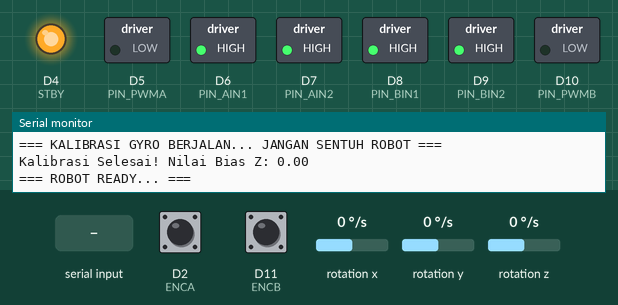
Recording of a sketch running on a simulated Arduino Nano 33 BLE. Shown: switched loads named in the sketch (green lamp = pin HIGH), output pins drawn as LEDs (lit = HIGH), the last lines printed to the serial monitor. The inputs (shaded band) are chosen by the test bench; at power-on: rotation z 0 °/s, D2 (ENCA) HIGH, D11 (ENCB) HIGH, rotation x 0 °/s, rotation y 0 °/s.

Above: at 4.4 s.
4.5 s: "M,45\n" received over Serial
At 5.0 s:
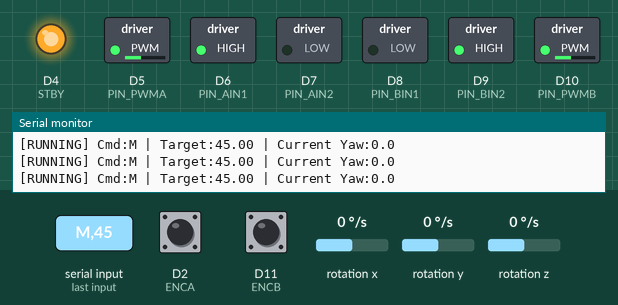
6.0 s: rotation z set to -39 °/s
At 7.8 s:
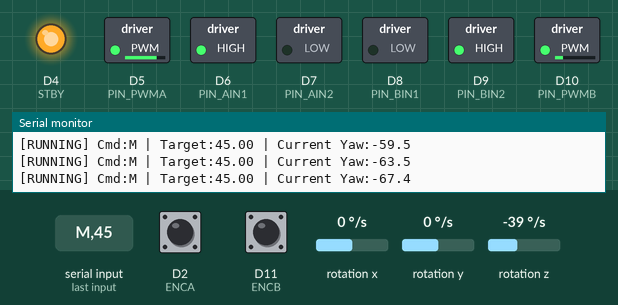
8.1 s: "B,45\n" received over Serial
At 9.0 s:
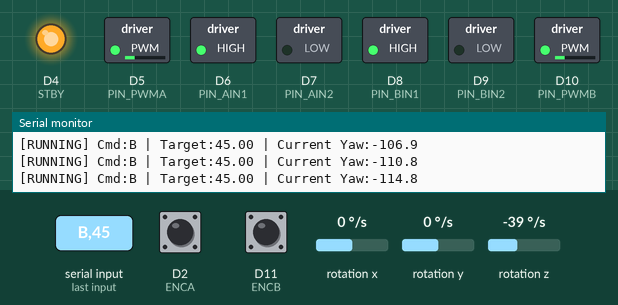
9.6 s: rotation z set to 100 °/s
At 11.5 s:
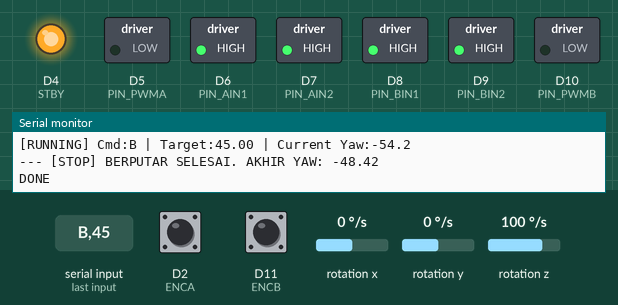
12.1 s: "M,45\n" received over Serial
At 13.0 s:
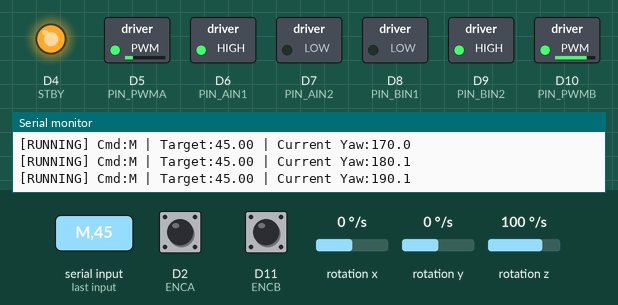
Timing chart, 0 to 14.8 s (numbered marks = the images above; inputs shaded):
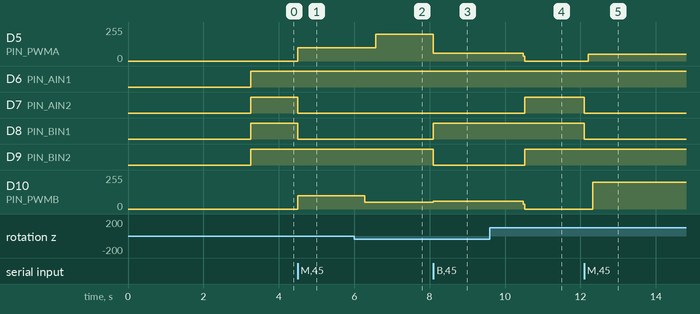

Measured:
- after the input at 4.5 s, D5 (PIN_PWMA), D10 (PIN_PWMB): 0/255 → 100/255 at once; D7 (PIN_AIN2), D8 (PIN_BIN1): HIGH → LOW at once
- after the input at 6.0 s, D5 (PIN_PWMA): 100/255 → 200/255 after 0.57 s; D10 (PIN_PWMB): 100/255 → 50/255 after 0.28 s
- after the input at 8.1 s, D5 (PIN_PWMA): 200/255 → 60/255 at once; D8 (PIN_BIN1): LOW → HIGH at once; D9 (PIN_BIN2): HIGH → LOW at once; D10 (PIN_PWMB): 50/255 → 60/255 at once
- after the input at 9.6 s, D5 (PIN_PWMA), D10 (PIN_PWMB): 60/255 → 0/255 after 0.88 s; D7 (PIN_AIN2), D9 (PIN_BIN2): LOW → HIGH after 0.92 s
- after the input at 12.1 s, D5 (PIN_PWMA): 0/255 → 50/255 after 0.11 s; D7 (PIN_AIN2), D8 (PIN_BIN1): HIGH → LOW at once; D10 (PIN_PWMB): 0/255 → 200/255 after 0.22 s

The sketch:

move.ino
```cpp
#include <Arduino_LSM9DS1.h>

// ====================================================================
// PIN CONFIGURATION (TB6612FNG & ENCODER)
// ====================================================================
const int PIN_PWMA = 5;
const int PIN_AIN1 = 6;
const int PIN_AIN2 = 7;
const int ENCA = 2;

const int PIN_PWMB = 10;
const int PIN_BIN1 = 8;
const int PIN_BIN2 = 9;
const int ENCB = 11;

const int STBY = 4;

// ====================================================================
// CONFIGURATION INPUT
// ====================================================================
const float DIAMETER_RODA_CM = 6.5;
const int   PPR_TOTAL_RODA   = 620;

// ====================================================================
// IMU TUNING PARAMETER
// ====================================================================
const float Kp_IMU = 4.5;        // Sensitivitas koreksi sudut saat maju.
const float Kp_Belok = 6.5;      // Sensitivitas saat memutar badannya.
const int   BASE_PWM = 100;      // Kecepatan dasar saat maju lurus
const int   BASE_TURN_PWM = 60;  // Kecepatan MAKSIMAL dasar saat berputar (Bisa disesuaikan, misal 70-90)

// ====================================================================
// VARIABLES
// ====================================================================
volatile long pulsaKiri = 0;
volatile long pulsaKanan = 0;

int speedKiri = BASE_PWM;
int speedKanan = BASE_PWM;

// Variabel Kalkulasi Sudut Gyro
float headingYaw = 0.0;
float gyroZBias = 0.0;
unsigned long waktuLama = 0;

// Variabel Pengendali Alur Langkah Robot (State Machine)
int langkahMisi = 0;
bool baruMulaiLangkah = true;

// Variabel Global khusus bantuan Debugging (JANGAN DIUBAH)
float dbgTarget = 0.0;
float dbgError = 0.0;
int dbgPwmOutKiri = 0;
int dbgPwmOutKanan = 0;

const float OFFSET_BELOK = 10;

// === VARIABEL BARU UNTUK KENDALI SERIAL RASPY 5 ===
char tipePerintah = 'S'; // 'S' = Standby/Stop, 'M' = Maju, 'B' = Belok
float nilaiTarget = 0.0;
bool sedangEksekusi = false;

void setup() {
  Serial.begin(115200); // Dinaikkan ke 115200 agar komunikasi dengan Raspy 5 instan tanpa delay

  // Setup Pin Driver Motor
  pinMode(PIN_PWMA, OUTPUT); pinMode(PIN_AIN1, OUTPUT); pinMode(PIN_AIN2, OUTPUT);
  pinMode(PIN_PWMB, OUTPUT); pinMode(PIN_BIN1, OUTPUT); pinMode(PIN_BIN2, OUTPUT);
  pinMode(STBY, OUTPUT);

  // Setup Pin Encoder
  pinMode(ENCA, INPUT_PULLUP);
  pinMode(ENCB, INPUT_PULLUP);
  digitalWrite(STBY, HIGH);

  attachInterrupt(digitalPinToInterrupt(ENCA), countPulsaKiri, RISING);
  attachInterrupt(digitalPinToInterrupt(ENCB), countPulsaKanan, RISING);

  // Inisialisasi Sensor IMU LSM9DS1
  if (!IMU.begin()) {
    Serial.println("Gagal menginisialisasi IMU LSM9DS1!");
    while (1);
  }

  // --- PROSES KALIBRASI BIAS GYRO (ROBOT HARUS DIAM) ---
  Serial.println("=== KALIBRASI GYRO BERJALAN... JANGAN SENTUH ROBOT ===");
  delay(1000);

  float totalZ = 0;
  int jumlahSampel = 200;
  int sampelTerhitung = 0;

  while (sampelTerhitung < jumlahSampel) {
    if (IMU.gyroscopeAvailable()) {
      float x, y, z;
      IMU.readGyroscope(x, y, z);
      totalZ += z;
      sampelTerhitung++;
      delay(5);
    }
  }
  gyroZBias = totalZ / jumlahSampel;

  Serial.print("Kalibrasi Selesai! Nilai Bias Z: "); Serial.println(gyroZBias);
  Serial.println("=== ROBOT READY... === ");
  delay(1000);

  waktuLama = micros();
}

void loop() {
  // Update data sudut Yaw dari IMU secara konstan di setiap siklus loop
  updateGyro();

  // Terima instruksi baru dari Raspberry Pi 5 jika robot sedang diam
  terimaPerintahRaspy();

  // --- EKSEKUSI PERINTAH DINAMIS DARI RASPY ---
  if (sedangEksekusi) {
    if (tipePerintah == 'M') {
      if (jalankanMaju(nilaiTarget)) {
        Serial.println("DONE"); // Beritahu Raspy 5 kalau maju selesai
        sedangEksekusi = false;
        tipePerintah = 'S';
        baruMulaiLangkah = true;
      }
    }
    else if (tipePerintah == 'B') {
      if (jalankanBelok(nilaiTarget)) {
        Serial.println("DONE"); // Beritahu Raspy 5 kalau belok selesai
        sedangEksekusi = false;
        tipePerintah = 'S';
        baruMulaiLangkah = true;
      }
    }
  } else {
    rem(); // Jaga posisi jika tidak ada task aktif
  }

  // Panggil fungsi pemantau data di setiap putaran loop
  debugPergerakan();
}

// ====================================================================
// SERIAL PARSER FUNCTION FOR RASPBERRY PI
// ====================================================================
void terimaPerintahRaspy() {
  if (Serial.available() > 0) {
    String inputStr = Serial.readStringUntil('\n');
    inputStr.trim();

    // Format input: Tipe,Nilai (Contoh: M,80.0 atau B,-90.0)
    int indexKoma = inputStr.indexOf(',');
    if (indexKoma > 0) {
      String cmd = inputStr.substring(0, indexKoma);
      String val = inputStr.substring(indexKoma + 1);

      tipePerintah = cmd.charAt(0);
      nilaiTarget = val.toFloat();
      sedangEksekusi = true;
      baruMulaiLangkah = true; // Trigger inisialisasi parameter di fungsi gerakan asli
    }
  }
}

// ====================================================================
// FUNCTION ACTION (MANDIRI & NON-BLOCKING) - TIDAK DIUBAH
// ====================================================================

bool jalankanMaju(float jarakCM) {
  static long targetPulsaOtomatis = 0;
  static float sudutTargetMaju = 0;

  if (baruMulaiLangkah) {
    pulsaKiri = 0;
    pulsaKanan = 0;
    float kelilingRoda = 3.14159265 * DIAMETER_RODA_CM;
    targetPulsaOtomatis = (jarakCM / kelilingRoda) * PPR_TOTAL_RODA;
    sudutTargetMaju = headingYaw;
    baruMulaiLangkah = false;
    Serial.println("\n--- [START] MANUVER MAJU ---");
  }

  dbgTarget = sudutTargetMaju;

  long rataRataPulsa = (pulsaKiri + pulsaKanan) / 2;
  if (rataRataPulsa >= targetPulsaOtomatis) {
    rem();
    Serial.println("--- [STOP] MANUVER MAJU SELESAI ---");
    return true;
  }

  float errorSudut = headingYaw - sudutTargetMaju;
  float koreksi = errorSudut * Kp_IMU;

  dbgError = errorSudut;

  speedKiri  = BASE_PWM - koreksi;
  speedKanan = BASE_PWM + koreksi;

  speedKiri  = constrain(speedKiri, 50, 200);
  speedKanan = constrain(speedKanan, 50, 200);

  dbgPwmOutKiri = speedKiri;
  dbgPwmOutKanan = speedKanan;

  maju();
  return false;
}

bool jalankanBelok(float targetSudutRelatif) {
  static float targetSudutGlobal = 0;

  if (baruMulaiLangkah) {
    float sudutKompensasi = targetSudutRelatif;

    if (targetSudutRelatif > 0) {
      sudutKompensasi -= OFFSET_BELOK;
    } else if (targetSudutRelatif < 0) {
      sudutKompensasi += OFFSET_BELOK;
    }

    targetSudutGlobal = headingYaw + sudutKompensasi;
    baruMulaiLangkah = false;
    Serial.print("-> Memulai Berputar ke Sudut (Telah Dikompensasi): "); Serial.println(targetSudutGlobal);
  }

  dbgTarget = targetSudutGlobal;

  float errorSudut = targetSudutGlobal - headingYaw;
  dbgError = errorSudut;

  if (abs(errorSudut) < 1.5) {
    rem();
    Serial.print("--- [STOP] BERPUTAR SELESAI. AKHIR YAW: "); Serial.println(headingYaw);
    delay(150);
    return true;
  }

  float koreksiSpeed = errorSudut * Kp_Belok;

  if (koreksiSpeed > 0 && koreksiSpeed < 35)  koreksiSpeed = 35;
  if (koreksiSpeed < 0 && koreksiSpeed > -35) koreksiSpeed = -35;

  int pwmKiri  = constrain(koreksiSpeed, -BASE_TURN_PWM, BASE_TURN_PWM);
  int pwmKanan = constrain(-koreksiSpeed, -BASE_TURN_PWM, BASE_TURN_PWM);

  dbgPwmOutKiri = abs(pwmKiri);
  dbgPwmOutKanan = abs(pwmKanan);

  digitalWrite(PIN_AIN1, (pwmKiri >= 0) ? HIGH : LOW);
  digitalWrite(PIN_AIN2, (pwmKiri >= 0) ? LOW : HIGH);
  analogWrite(PIN_PWMA, abs(pwmKiri));

  digitalWrite(PIN_BIN1, (pwmKanan >= 0) ? LOW : HIGH);
  digitalWrite(PIN_BIN2, (pwmKanan >= 0) ? HIGH : LOW);
  analogWrite(PIN_PWMB, abs(pwmKanan));

  return false;
}

void pindahLangkah() {
  baruMulaiLangkah = true;
  langkahMisi++;
}

void updateGyro() {
  if (IMU.gyroscopeAvailable()) {
    float x, y, z;
    IMU.readGyroscope(x, y, z);
    z = z - gyroZBias;

    unsigned long waktuSekarang = micros();
    float dt = (waktuSekarang - waktuLama) / 1000000.0;
    waktuLama = waktuSekarang;

    if (abs(z) > 0.3) {
      headingYaw += z * dt;
    }
  }
}

void maju() {
  digitalWrite(PIN_AIN1, HIGH);
  digitalWrite(PIN_AIN2, LOW);
  analogWrite(PIN_PWMA, speedKiri);

  digitalWrite(PIN_BIN1, LOW);
  digitalWrite(PIN_BIN2, HIGH);
  analogWrite(PIN_PWMB, speedKanan);
}

void rem() {
  digitalWrite(PIN_AIN1, HIGH);
  digitalWrite(PIN_AIN2, HIGH);
  digitalWrite(PIN_BIN1, HIGH);
  digitalWrite(PIN_BIN2, HIGH);
  analogWrite(PIN_PWMA, 0);
  analogWrite(PIN_PWMB, 0);
}

void countPulsaKiri() { pulsaKiri++; }
void countPulsaKanan() { pulsaKanan++; }

void debugPergerakan() {
  static unsigned long waktuCetakLama = 0;
  if (millis() - waktuCetakLama > 100) {
    waktuCetakLama = millis();
    if (sedangEksekusi) {
      Serial.print("[RUNNING] Cmd:"); Serial.print(tipePerintah);
      Serial.print(" | Target:"); Serial.print(nilaiTarget);
      Serial.print(" | Current Yaw:"); Serial.println(headingYaw, 1);
    }
  }
}
```
